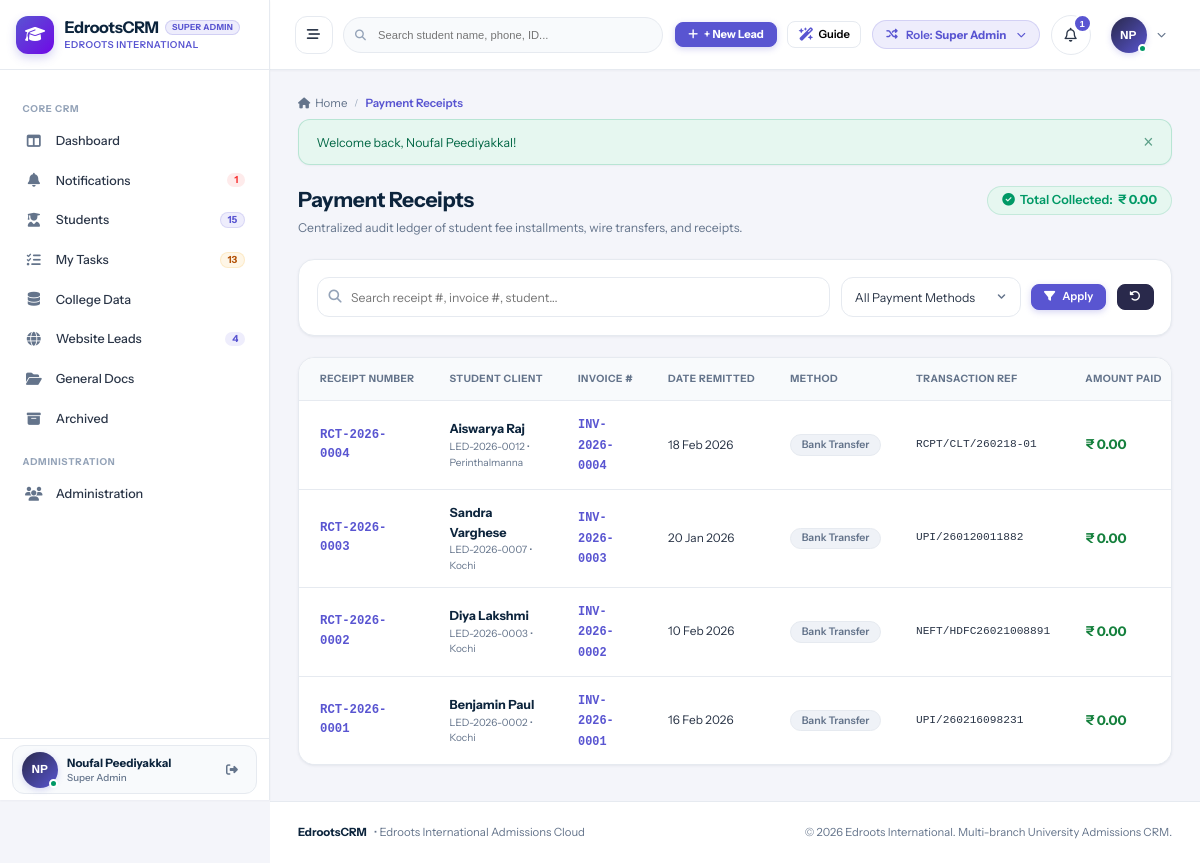
Page /finance/payments.php (signed in) on the committed database.
### tables this page shows
CREATE TABLE `users` (
  `id` int(11) NOT NULL AUTO_INCREMENT,
  `branch_id` int(11) DEFAULT NULL,
  `role_id` int(11) NOT NULL,
  `manager_id` int(11) DEFAULT NULL,
  `reporting_manager_id` int(11) DEFAULT NULL,
  `name` varchar(150) NOT NULL,
  `email` varchar(150) NOT NULL,
  `password` varchar(255) NOT NULL,
  `phone` varchar(50) DEFAULT NULL,
  `designation` varchar(100) DEFAULT NULL,
  `avatar` varchar(255) DEFAULT NULL,
  `status` enum('Active','Inactive') DEFAULT 'Active',
  `created_at` datetime DEFAULT current_timestamp(),
  `updated_at` datetime DEFAULT NULL ON UPDATE current_timestamp(),
  PRIMARY KEY (`id`),
  UNIQUE KEY `email` (`email`),
  KEY `idx_branch` (`branch_id`),
  KEY `idx_role` (`role_id`),
  KEY `idx_manager` (`manager_id`)
);

CREATE TABLE `roles` (
  `id` int(11) NOT NULL AUTO_INCREMENT,
  `name` varchar(50) NOT NULL,
  `label` varchar(100) NOT NULL,
  `description` text DEFAULT NULL,
  `created_at` datetime DEFAULT current_timestamp(),
  PRIMARY KEY (`id`),
  UNIQUE KEY `name` (`name`)
);

CREATE TABLE `payments` (
  `id` int(11) NOT NULL AUTO_INCREMENT,
  `receipt_number` varchar(50) DEFAULT NULL,
  `invoice_id` int(11) NOT NULL,
  `lead_id` int(11) NOT NULL,
  `branch_id` int(11) NOT NULL,
  `payment_date` date NOT NULL,
  `amount_paid` decimal(12,2) NOT NULL,
  `amount` decimal(12,2) DEFAULT 0.00,
  `payment_mode` enum('Cash','Bank Transfer','Online / UPI') NOT NULL,
  `payment_method` varchar(50) DEFAULT 'Bank Transfer',
  `transaction_reference` varchar(100) DEFAULT NULL,
  `notes` text DEFAULT NULL,
  `received_by` int(11) NOT NULL,
  `recorded_by` int(11) DEFAULT NULL,
  `created_at` datetime DEFAULT current_timestamp(),
  PRIMARY KEY (`id`),
  KEY `idx_invoice` (`invoice_id`),
  KEY `idx_lead` (`lead_id`),
  KEY `idx_branch` (`branch_id`)
);

CREATE TABLE `leads` (
  `id` int(11) NOT NULL AUTO_INCREMENT,
  `lead_code` varchar(30) NOT NULL,
  `full_name` varchar(150) NOT NULL,
  `phone` varchar(50) DEFAULT NULL,
  `mobile_number` varchar(50) NOT NULL,
  `phone_normalized` varchar(20) NOT NULL,
  `alternate_phone` varchar(50) DEFAULT NULL,
  `dob` date DEFAULT NULL,
  `gender` enum('Male','Female','Other') DEFAULT 'Other',
  `email` varchar(150) DEFAULT NULL,
  `permanent_address` text DEFAULT NULL,
  `city` varchar(100) DEFAULT NULL,
  `state` varchar(100) DEFAULT NULL,
  `country` varchar(100) DEFAULT 'India',
  `branch_id` int(11) NOT NULL,
  `assigned_counselor_id` int(11) DEFAULT NULL,
  `highest_qualification` varchar(100) DEFAULT NULL,
  `passing_college` varchar(200) DEFAULT NULL,
  `college_name` varchar(200) DEFAULT NULL,
  `passout_year` int(11) DEFAULT NULL,
  `year_of_passing` int(11) DEFAULT NULL,
  `percentage` decimal(5,2) DEFAULT NULL,
  `backlogs_count` int(11) DEFAULT 0,
  `has_passport` enum('Yes','No','Applied') DEFAULT 'No',
  `passport_number` varchar(50) DEFAULT NULL,
  `passport_expiry` date DEFAULT NULL,
  `pan_number` varchar(30) DEFAULT NULL,
  `has_ielts` enum('Yes','No','Awaiting Result','Not Attempted') DEFAULT 'No',
  `has_pte` enum('Yes','No','Awaiting Result','Not Attempted') DEFAULT 'No',
  `has_toefl` enum('Yes','No','Awaiting Result','Not Attempted') DEFAULT 'No',
  `english_test` varchar(50) DEFAULT 'None',
  `english_score` varchar(50) DEFAULT NULL,
  `score_listening` decimal(4,1) DEFAULT NULL,
  `score_reading` decimal(4,1) DEFAULT NULL,
  `score_writing` decimal(4,1) DEFAULT NULL,
  `score_speaking` decimal(4,1) DEFAULT NULL,
  `work_experience_years` decimal(4,1) DEFAULT 0.0,
  `notes` text DEFAULT NULL,
  `ielts_overall` decimal(3,1) DEFAULT NULL,
  `ielts_listening` decimal(3,1) DEFAULT NULL,
  `ielts_reading` decimal(3,1) DEFAULT NULL,
  `ielts_writing` decimal(3,1) DEFAULT NULL,
  `ielts_speaking` decimal(3,1) DEFAULT NULL,
  `pte_overall` int(11) DEFAULT NULL,
  `pte_listening` int(11) DEFAULT NULL,
  `pte_reading` int(11) DEFAULT NULL,
  `pte_writing` int(11) DEFAULT NULL,
  `pte_speaking` int(11) DEFAULT NULL,
  `target_country` varchar(100) DEFAULT NULL,
  `preferred_country` varchar(100) DEFAULT NULL,
  `target_university` varchar(200) DEFAULT NULL,
  `target_course` varchar(200) DEFAULT NULL,
  `preferred_course` varchar(200) DEFAULT NULL,
  `target_intake_id` int(11) DEFAULT NULL,
  `target_intake_text` varchar(100) DEFAULT NULL,
  `intake_year` int(11) DEFAULT 2026,
  `intake_term` varchar(50) DEFAULT 'September',
  `prospectivity` enum('High','Moderate','Low') DEFAULT 'Moderate',
  `priority` enum('High','Moderate','Low') DEFAULT 'Moderate',
  `enquiry_type` enum('WALK IN','TELE','TELE-WALK IN') DEFAULT 'TELE',
  `lead_source` varchar(100) DEFAULT 'Direct Inquiry',
  `source` varchar(100) DEFAULT 'Direct Inquiry',
  `stage_id` int(11) NOT NULL DEFAULT 1,
  `stage` varchar(50) DEFAULT 'ENQUIRY',
  `secondary_status` enum('Active','On Hold','Rejected','Lost') DEFAULT 'Active',
  `is_customer` tinyint(1) DEFAULT 0,
  `customer_code` varchar(30) DEFAULT NULL,
  `converted_to_customer_at` datetime DEFAULT NULL,
  `invoiced_total` decimal(12,2) DEFAULT 0.00,
  `paid_total` decimal(12,2) DEFAULT 0.00,
  `balance_total` decimal(12,2) DEFAULT 0.00,
  `college_data_id` int(11) DEFAULT NULL,
  `web_lead_id` int(11) DEFAULT NULL,
  `last_followup_at` datetime DEFAULT NULL,
  `next_followup_date` date DEFAULT NULL,
  `followup_count` int(11) DEFAULT 0,
  `last_followup_date` date DEFAULT NULL,
  `assigned_at` datetime DEFAULT current_timestamp(),
  `first_followup_logged` tinyint(1) DEFAULT 0,
  `is_archived` tinyint(1) DEFAULT 0,
  `archived_at` datetime DEFAULT NULL,
  `archived_by` int(11) DEFAULT NULL,
  `archive_reason` varchar(255) DEFAULT NULL,
  `archived_reason` varchar(255) DEFAULT NULL,
  `created_by` int(11) DEFAULT NULL,
  `created_at` datetime DEFAULT current_timestamp(),
  `updated_at` datetime DEFAULT NULL ON UPDATE current_timestamp(),
  PRIMARY KEY (`id`),
  UNIQUE KEY `lead_code` (`lead_code`),
  KEY `idx_phone` (`phone_normalized`),
  KEY `idx_branch` (`branch_id`),
  KEY `idx_counselor` (`assigned_counselor_id`),
  KEY `idx_stage` (`stage_id`),
  KEY `idx_customer` (`is_customer`),
  KEY `idx_archived` (`is_archived`),
  KEY `idx_next_fu` (`next_followup_date`)
);

CREATE TABLE `branches` (
  `id` int(11) NOT NULL AUTO_INCREMENT,
  `name` varchar(100) NOT NULL,
  `code` varchar(20) NOT NULL,
  `city` varchar(100) NOT NULL,
  `state` varchar(100) NOT NULL DEFAULT 'Kerala',
  `country` varchar(100) NOT NULL DEFAULT 'India',
  `phone` varchar(50) DEFAULT NULL,
  `email` varchar(150) DEFAULT NULL,
  `address` text DEFAULT NULL,
  `manager_id` int(11) DEFAULT NULL,
  `status` enum('Active','Inactive') DEFAULT 'Active',
  `created_at` datetime DEFAULT current_timestamp(),
  `updated_at` datetime DEFAULT NULL ON UPDATE current_timestamp(),
  PRIMARY KEY (`id`),
  UNIQUE KEY `code` (`code`)
);

CREATE TABLE `invoices` (
  `id` int(11) NOT NULL AUTO_INCREMENT,
  `invoice_number` varchar(50) NOT NULL,
  `lead_id` int(11) NOT NULL,
  `branch_id` int(11) NOT NULL,
  `invoice_date` date NOT NULL,
  `issue_date` date DEFAULT NULL,
  `due_date` date NOT NULL,
  `billing_address` text DEFAULT NULL,
  `subtotal` decimal(12,2) NOT NULL DEFAULT 0.00,
  `discount_total` decimal(12,2) NOT NULL DEFAULT 0.00,
  `discount_amount` decimal(12,2) DEFAULT 0.00,
  `tax_total` decimal(12,2) NOT NULL DEFAULT 0.00,
  `tax_percentage` decimal(5,2) DEFAULT 18.00,
  `tax_amount` decimal(12,2) DEFAULT 0.00,
  `grand_total` decimal(12,2) NOT NULL DEFAULT 0.00,
  `paid_total` decimal(12,2) NOT NULL DEFAULT 0.00,
  `paid_amount` decimal(12,2) DEFAULT 0.00,
  `balance_total` decimal(12,2) NOT NULL DEFAULT 0.00,
  `balance_due` decimal(12,2) DEFAULT 0.00,
  `payment_status` enum('Unpaid','Partially Paid','Paid') DEFAULT 'Unpaid',
  `status` enum('Draft','Active','Paid','Cancelled') DEFAULT 'Active',
  `notes` text DEFAULT NULL,
  `payment_terms` varchar(255) DEFAULT 'Due within 15 days of issue.',
  `bank_details` text DEFAULT NULL,
  `created_by` int(11) NOT NULL,
  `created_at` datetime DEFAULT current_timestamp(),
  `updated_at` datetime DEFAULT NULL ON UPDATE current_timestamp(),
  PRIMARY KEY (`id`),
  UNIQUE KEY `invoice_number` (`invoice_number`),
  KEY `idx_lead` (`lead_id`),
  KEY `idx_branch` (`branch_id`),
  KEY `idx_status` (`status`)
);

### finance/payments.php (the view, shortened to what the rows shown need)
<?php
require_once __DIR__ . '/../config/database.php';
require_once __DIR__ . '/../config/helpers.php';
require_once __DIR__ . '/../includes/auth.php';
require_login();
$activePage = 'payments';
$scopeClause = get_crm_scope_clause('l', 'assigned_counselor_id', 'branch_id');
$where = ["1=1", $scopeClause];
$params = [];
$whereSql = implode(' AND ', $where);
$sql = "
    SELECT p.*, i.invoice_number, l.full_name, l.lead_code, b.name as branch_name, u.name as recorded_by_name
    FROM payments p
    JOIN leads l ON p.lead_id = l.id
    LEFT JOIN invoices i ON p.invoice_id = i.id
    LEFT JOIN branches b ON p.branch_id = b.id
    LEFT JOIN users u ON p.recorded_by = u.id
    WHERE {$whereSql}
    ORDER BY p.id DESC
";
$stmt = $pdo->prepare($sql);
$stmt->execute($params);
$payments = $stmt->fetchAll();
include __DIR__ . '/../includes/header.php';
?>
<div class="page-header" style="display:flex; justify-content:space-between; align-items:flex-start; margin-bottom:1.5rem; flex-wrap:wrap; gap:1rem;">
  <div>
    <h1 style="font-size:1.5rem; font-weight:700; color:var(--text-heading); margin:0 0 0.35rem 0;">Payment Receipts</h1>
  </div>
</div>
<div class="card">
  <div class="table-responsive">
    <table class="data-table">
      <thead>
        <tr>
          <th>Receipt Number</th>
          <th>Student Client</th>
          <th>Invoice #</th>
          <th>Date Remitted</th>
          <th>Method</th>
          <th>Transaction Ref</th>
          <th>Amount Paid</th>
        </tr>
      </thead>
      <tbody>
        <?php if (empty($payments)): ?>
          <tr>
            <td colspan="8" style="text-align:center; padding:3rem; color:var(--text-muted);">
              No payment receipts found matching this search.
            </td>
          </tr>
        <?php else: ?>
          <?php foreach ($payments as $p): ?>
            <tr>
              <td style="font-family:monospace; font-weight:700; color:var(--primary);">
                <?= htmlspecialchars($p['receipt_number']) ?>
              </td>
              <td>
                <a href="<?= base_url('customers/view.php?id=' . $p['lead_id']) ?>" style="font-weight:700; color:var(--text-heading); text-decoration:none; font-size:0.9rem;">
                  <?= htmlspecialchars($p['full_name']) ?>
                </a>
                <div style="font-size:0.72rem; color:var(--text-muted);">
                  <?= htmlspecialchars($p['lead_code']) ?> &bull; <?= htmlspecialchars($p['branch_name'] ?? 'Branch') ?>
                </div>
              </td>
              <td>
                <?php if (!empty($p['invoice_number'])): ?>
                  <a href="<?= base_url('finance/view_invoice.php?id=' . $p['invoice_id']) ?>" style="font-family:monospace; font-size:0.85rem; color:var(--primary); font-weight:600;">
                    <?= htmlspecialchars($p['invoice_number']) ?>
                  </a>
                <?php else: ?>
                  <span style="color:var(--text-muted); font-size:0.8rem;">Direct</span>
                <?php endif; ?>
              </td>
              <td style="font-size:0.85rem;"><?= date('d M Y', strtotime($p['payment_date'])) ?></td>
              <td><span class="badge badge-secondary"><?= htmlspecialchars($p['payment_method']) ?></span></td>
              <td style="font-family:monospace; font-size:0.8rem;"><?= htmlspecialchars($p['transaction_reference'] ?: '—') ?></td>
              <td style="font-weight:700; color:#15803d; font-size:0.95rem;"><?= format_currency($p['amount']) ?></td>
            </tr>
          <?php endforeach; ?>
        <?php endif; ?>
      </tbody>
    </table>
  </div>
</div>
<?php include __DIR__ . '/../includes/footer.php'; ?>

### includes/header.php (shortened to what the rows shown need)
<?php
require_once __DIR__ . '/auth.php';
$currentUser = current_user();
$unreadNotifCount = $currentUser ? get_unread_notifications_count($currentUser['id']) : 0;
$activePage = $activePage ?? '';
?>
<!DOCTYPE html>
<html lang="en">
<head>
  <link rel="stylesheet" href="https://cdnjs.cloudflare.com/ajax/libs/font-awesome/6.5.1/css/all.min.css">
  <link rel="stylesheet" href="<?= base_url('assets/css/style.css') ?>">
</head>
<body>
<div id="app-layout">
  <?php include __DIR__ . '/sidebar.php'; ?>
  <div id="main-wrapper">
    <header id="top-navbar">
      <div class="navbar-right">
        <div class="role-switcher-dropdown" style="position: relative;">
          <button type="button" class="role-switcher-btn" id="role-switcher-btn" title="Simulate different role permissions">
            <span>Role: <strong><?= htmlspecialchars($currentUser['role_label'] ?? 'Guest') ?></strong></span>
          </button>
        </div>
        <div style="position: relative;">
          <button type="button" class="notification-bell-btn" id="notif-bell-btn" title="Notifications">
            <i class="fa-regular fa-bell"></i>
            <?php if ($unreadNotifCount > 0): ?>
              <span class="notification-counter"><?= $unreadNotifCount ?></span>
            <?php endif; ?>
          </button>
        </div>
        <div style="position: relative;">
          <button type="button" class="profile-dropdown-btn" id="user-profile-btn">
            <div class="user-avatar-sm online">
              <?= user_initials($currentUser['name'] ?? 'U') ?>
            </div>
            <i class="fa-solid fa-chevron-down" style="font-size:0.65rem; color:var(--text-muted);"></i>
          </button>
        </div>
      </div>
    </header>
    <main class="content-area">

### includes/sidebar.php (shortened to what the rows shown need)
<?php
global $pdo;
$currentUser = current_user();
$activePage = $activePage ?? '';
$sidebarUnreadNotifs = 0;
try {
    if ($pdo && $currentUser) {
        $now = time();
        $useSidebarCache = !empty($_SESSION['sidebar_cache']) && ($now - ($_SESSION['sidebar_cache_time'] ?? 0) < 30);
        if ($useSidebarCache) {
            $sc = $_SESSION['sidebar_cache'];
            $sidebarActiveLeadsCount = $sc['active_leads'] ?? 0;
            $sidebarWebLeadsCount    = $sc['web_leads'] ?? 0;
            $sidebarScheduledCount   = $sc['scheduled'] ?? 0;
            $sidebarOverdueCount     = $sc['overdue'] ?? 0;
            $sidebarTodayLeadsCount  = $sc['today_leads'] ?? 0;
            $sidebarPendingLeadsCount= $sc['pending_leads'] ?? 0;
            $sidebarTotalTasks       = $sc['total_tasks'] ?? 0;
            $sidebarUnreadNotifs     = $sc['unread_notifs'] ?? 0;
        } else {
            $sidebarUnreadNotifs = get_unread_notifications_count($currentUser['id']);
        }
    }
} catch (Exception $e) {
}
?>
<aside id="sidebar">
<?php
$rawRoleLabel = $currentUser['role_label'] ?? 'Staff';
$headerRoleBadge = $rawRoleLabel;
?>
  <div class="sidebar-header" id="sidebar-brand-header">
    <a href="<?= base_url('dashboard/index.php') ?>" class="brand-wrapper">
      <div class="brand-text">
        <div class="brand-title-row">
          <h1 class="brand-title">EdrootsCRM</h1>
          <span class="sidebar-role-badge sidebar-demo-badge" title="<?= htmlspecialchars($rawRoleLabel) ?>"><?= htmlspecialchars($headerRoleBadge) ?></span>
        </div>
      </div>
    </a>
  </div>
  <nav class="sidebar-nav">
    <a href="<?= base_url('notifications/index.php') ?>" id="sidebar-nav-notifications" class="nav-item <?= ($activePage === 'notifications') ? 'active' : '' ?>">
      <div class="nav-item-content">
        <i class="fa-solid fa-bell nav-icon"></i>
        <span class="nav-label">Notifications</span>
      </div>
      <?php if ($sidebarUnreadNotifs > 0): ?>
        <span class="nav-badge badge-red" title="<?= $sidebarUnreadNotifs ?> unread / unattended notifications"><?= $sidebarUnreadNotifs ?></span>
      <?php endif; ?>
    </a>
  </nav>
  <div class="sidebar-user">
    <div class="sidebar-user-card">
      <div class="user-snippet">
        <div class="user-avatar-sm online" title="<?= htmlspecialchars($currentUser['name'] ?? 'User') ?>">
          <?= user_initials($currentUser['name'] ?? 'U') ?>
        </div>
        <div class="user-info">
          <span class="user-name" title="<?= htmlspecialchars($currentUser['name'] ?? 'User') ?>"><?= htmlspecialchars($currentUser['name'] ?? 'User') ?></span>
          <span class="user-role"><?= htmlspecialchars($currentUser['role_label'] ?? 'Staff') ?></span>
        </div>
      </div>
    </div>
  </div>
</aside>

### rows in the picture
users: role.label "SUPER ADMIN", id "1", name "NP", name "Noufal Peediyakkal", role.label "Super Admin"
payments: receipt_number "RCT-2026-0004", lead.full_name "Aiswarya Raj", lead.lead_code "LED-2026-0012", branch.name "Perinthalmanna", invoice.invoice_number "INV-2026-0004", payment_date "18 Feb 2026", payment_method "Bank Transfer", transaction_reference "RCPT/CLT/260218-01", amount "₹ 0.00"
payments: receipt_number "RCT-2026-0003", lead.full_name "Sandra Varghese", lead.lead_code "LED-2026-0007", branch.name "Kochi", invoice.invoice_number "INV-2026-0003", payment_date "20 Jan 2026", payment_method "Bank Transfer", transaction_reference "UPI/260120011882", amount "₹ 0.00"
payments: receipt_number "RCT-2026-0002", lead.full_name "Diya Lakshmi", lead.lead_code "LED-2026-0003", branch.name "Kochi", invoice.invoice_number "INV-2026-0002", payment_date "10 Feb 2026", payment_method "Bank Transfer", transaction_reference "NEFT/HDFC26021008891", amount "₹ 0.00"
payments: receipt_number "RCT-2026-0001", lead.full_name "Benjamin Paul", lead.lead_code "LED-2026-0002", branch.name "Kochi", invoice.invoice_number "INV-2026-0001", payment_date "16 Feb 2026", payment_method "Bank Transfer", transaction_reference "UPI/260216098231", amount "₹ 0.00"

### other values in the picture
$sidebarActiveLeadsCount "15"
$sidebarTotalTasks "13"
$sidebarWebLeadsCount "4"
$pageTitle "Payment Receipts"
$flash['message'] "Welcome back, Noufal Peediyakkal!"
format_currency($totalCollected) "₹ 0.00"
